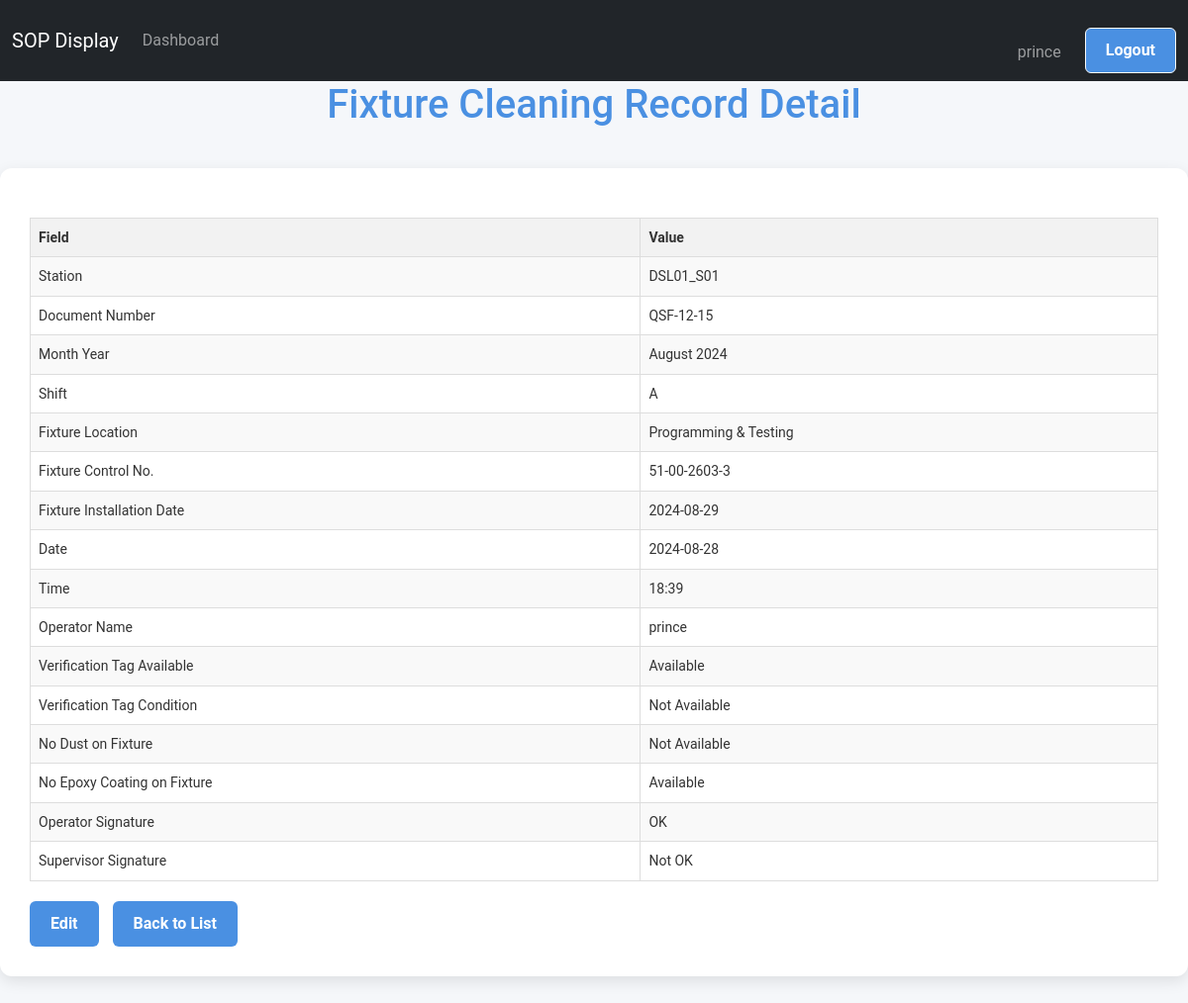
The app's page /screen/fixture/detail/4/ (signed in) with its own data.
### screen_app/models.py (models this page shows, shortened)
class FixtureCleaningRecord(models.Model):
    SHIFT_CHOICES = [
        ('A', 'A'),
        ('B', 'B'),
    ]
    FIXTURE_LOCATION = [
        ('visual_inspection', 'Visual Inspection'),
        ('programming_testing', 'Programming & Testing'),
        ('function_testing', 'Function Testing'),
        ('adhesive_application', 'Adhesive Application'),
        ('conformal_coating', 'Conformal Coating'),
        ('housing', 'Housing'),
        ('e90fl', 'E90FL'),
        ('dr_beck_epoxy', 'Dr. Beck Epoxy'),
        ('final_testing', 'Final Testing'),
    ]
    TAG_CHOICES = [
        ('Available', 'Available'),
        ('Not Available', 'Not Available'),
    ]
    TICK_CHOICES = [
        ('✔', 'OK'),
        ('✘', 'Not OK'),
        ('', 'Not Checked')
    ]
    TAG_CHOICES = [
        ('Available', 'Available'),
        ('Not Available', 'Not Available'),
    ]
    station = models.CharField(max_length=100, choices=STATION_CHOICES, default='DSL01_S01')
    doc_number = models.CharField(max_length=20, default="QSF-12-15",blank=True)
    month_year = models.DateField()
    shift = models.CharField(max_length=1, choices=SHIFT_CHOICES)
    fixture_location = models.CharField(max_length=200, choices=FIXTURE_LOCATION)
    fixture_control_no = models.CharField(max_length=200, choices=CONTROL_NUMBER_CHOICES)
    fixture_installation_date = models.DateField()
    date = models.DateField(default=timezone.now,blank=True)
    time = models.TimeField(default=timezone.now,blank=True)
    operator_name = models.ForeignKey(User, on_delete=models.CASCADE, blank=True, null=True)
    verification_tag_available = models.CharField(max_length=25, choices=TAG_CHOICES)
    verification_tag_condition = models.CharField(max_length=25, choices=TAG_CHOICES)
    no_dust_on_fixture = models.CharField(max_length=25, choices=TAG_CHOICES)
    no_epoxy_coating_on_fixture = models.CharField(max_length=25, choices=TAG_CHOICES)
    operator_signature = models.CharField(max_length=1, choices=TICK_CHOICES, default='✔',blank=True)
    supervisor_signature = models.CharField(max_length=1, choices=TICK_CHOICES, default='✘',blank=True)
    class Meta:
        verbose_name = "Fixture Cleaning Record"
        verbose_name_plural = "Fixture Cleaning Records"

### screen_app/views.py (the view)
# urls.py: path('fixture/detail/<int:pk>/', FixtureCleaningRecordDetailView.as_view(), name='fixture_cleaning_record_detail'),
@method_decorator(staff_member_required, name='dispatch')
class FixtureCleaningRecordDetailView(View):
    def get(self, request, pk):
        record = get_object_or_404(FixtureCleaningRecord, pk=pk)
        return render(request, 'fixture_records/fixture_cleaning_record_detail.html', {'record': record})

### screen_app/templates/fixture_records/fixture_cleaning_record_detail.html (shortened to what this page needs)
{% extends "base.html" %}
{% block content %}
<h1>Fixture Cleaning Record Detail</h1>
<div class='container'>
    <table class="excel-table">
        <tr>
            <th>Field</th>
            <th>Value</th>
        </tr>
        <tr>
            <td>Station</td>
            <td>{{ record.station }}</td>
        </tr>
        <tr>
            <td>Document Number</td>
            <td>{{ record.doc_number }}</td>
        </tr>
        <tr>
            <td>Month Year</td>
            <td>{{ record.month_year|date:"F Y" }}</td>
        </tr>
        <tr>
            <td>Shift</td>
            <td>{{ record.get_shift_display }}</td>
        </tr>
        <tr>
            <td>Fixture Location</td>
        <td>{{ record.get_fixture_location_display }}</td>
    </tr>
    <tr>
        <td>Fixture Control No.</td>
        <td>{{ record.get_fixture_control_no_display }}</td>
    </tr>
    <tr>
        <td>Fixture Installation Date</td>
        <td>{{ record.fixture_installation_date|date:"Y-m-d" }}</td>
    </tr>
    <tr>
        <td>Date</td>
        <td>{{ record.date|date:"Y-m-d" }}</td>
    </tr>
    <tr>
        <td>Time</td>
        <td>{{ record.time|time:"H:i" }}</td>
    </tr>
    <tr>
        <td>Operator Name</td>
        <td>{{ record.operator_name.username }}</td>
    </tr>
    <tr>
        <td>Verification Tag Available</td>
        <td>{{ record.get_verification_tag_available_display }}</td>
    </tr>
    <tr>
        <td>Verification Tag Condition</td>
        <td>{{ record.get_verification_tag_condition_display }}</td>
    </tr>
    <tr>
        <td>No Dust on Fixture</td>
        <td>{{ record.get_no_dust_on_fixture_display }}</td>
    </tr>
    <tr>
        <td>No Epoxy Coating on Fixture</td>
        <td>{{ record.get_no_epoxy_coating_on_fixture_display }}</td>
    </tr>
    <tr>
        <td>Operator Signature</td>
        <td>{{ record.get_operator_signature_display }}</td>
    </tr>
    <tr>
        <td>Supervisor Signature</td>
        <td>{{ record.get_supervisor_signature_display }}</td>
    </tr>
</table>
<div class="action-buttons">
    <a href="{% url 'update_fixture_cleaning_record' record.pk %}" class="btn">Edit</a>
    <a href="{% url 'list_fixture_cleaning_records' %}" class="btn">Back to List</a>
</div>
</div>
{% endblock content %}

### templates/base.html (shortened to what this page needs)
{% load static %}
<!DOCTYPE html>
<html lang="en">
  <head>
    <link rel="stylesheet" href="{% static 'css/bootstrap.css' %}" />
  </head>
  <body>
    <nav class="navbar navbar-expand-lg navbar-dark bg-dark" id="mainNavbar">
      <div class="container-fluid">
        <a class="navbar-brand" href="/">SOP Display</a>
        <div class="collapse navbar-collapse" id="navbarContent">
          <ul class="navbar-nav me-auto mb-2 mb-lg-0">
            {% if user.is_authenticated %}
            <li class="nav-item">
              <a
                class="nav-link {% if request.resolver_match.url_name == 'dashboard' %}active{% endif %}"
                href="{% url 'dashboard' %}"
                >Dashboard</a
              >
            </li>
             {% endif %}
          </ul>
          <ul class="navbar-nav ">
            {% if user.is_authenticated %}
            <li class="nav-item mt-4">
              <span class=" nav-link  me-3">{{ user.username }}</span>
            </li>
            <li class="nav-item">
              <form method="post" action="{% url 'logout' %}">
                <button class="btn btn-outline-light" type="submit">
                  Logout
                </button>
              </form>
            </li>
            {% endif %}
          </ul>
        </div>
      </div>
    </nav>
    {% block content %} {% endblock content %}
  </body>
</html>

### templates/base.html (style rules this page uses)
html, body { height: 100%; margin: 0; padding: 0; overflow-x: hidden; }
body { padding-top: 0px; }
.navbar { transition: transform 0.3s ease; }
body { scrollbar-width: none; -ms-overflow-style: none; }
:root { --primary-color: #4a90e2; --secondary-color: #f5f7fa; --text-color: #333; --border-color: #e0e0e0; }
body { font-family: "Roboto", Arial, sans-serif; background-color: var(--secondary-color); color: var(--text-color); line-height: 1.6; margin: 0; padding: 0; }
.container { max-width: 1200px; margin: 40px auto; padding: 30px; background-color: #ffffff; border-radius: 12px; box-shadow: 0 5px 15px rgba(0, 0, 0, 0.1); }
h1 { color: var(--primary-color); font-size: 2.5em; text-align: center; margin-bottom: 30px; }
.btn { display: inline-block; background-color: var(--primary-color); color: white; padding: 10px 20px; text-decoration: none; border-radius: 6px; font-weight: bold; transition: background-color 0.3s ease; }
form { margin-top: 20px; }
form button { background-color: var(--primary-color); color: white; border: none; padding: 12px 24px; font-size: 18px; border-radius: 6px; cursor: pointer; transition: background-color 0.3s ease; }

### screen_app/templates/fixture_records/fixture_cleaning_record_detail.html (style rules this page uses)
.excel-table { border-collapse: collapse; width: 100%; margin-top: 20px; font-size: 14px; }
.excel-table th, .excel-table td { border: 1px solid #ddd; padding: 8px; text-align: left; }
.excel-table th { background-color: #f2f2f2; font-weight: bold; }
.excel-table tr:nth-child(even) { background-color: #f9f9f9; }
.action-buttons { margin-top: 20px; }
.action-buttons a { margin-right: 10px; }

### records on screen
FixtureCleaningRecord: station "DSL01_S01", doc_number "QSF-12-15", month_year "August 2024", shift "A", fixture_location "Programming & Testing", fixture_control_no "51-00-2603-3", fixture_installation_date "2024-08-29", date "2024-08-28", time "18:39", operator_name.username "prince", verification_tag_available "Available", verification_tag_condition "Not Available", no_dust_on_fixture "Not Available", no_epoxy_coating_on_fixture "Available", operator_signature "OK", supervisor_signature "Not OK"

### other values on screen
{{ user.username }} "prince"
